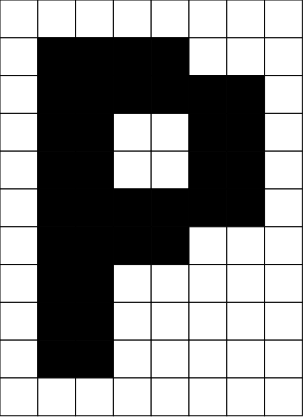

Write Python code to recreate this figure.
import numpy as np
from nonogram_solver import solver
from nonogram_solver.nonogram import Nonogram
import argparse

parser = argparse.ArgumentParser(description="Nonogram solver")
parser.add_argument("--verbose",action='store_true')
parser.add_argument("--addcontraints",action='store_true',help='add_puzzle_constraints arg to solver')
parser.add_argument("--svgout",help='svgoutfile',type=str)
subparsers=parser.add_subparsers(title='subcommands',dest='subparser_name')
jsongroup = subparsers.add_parser('json',help='JSON file input')
jsongroup.add_argument("--json", help="JSON File Path", required=True, type=str)
csvgroup = subparsers.add_parser('csv',help='CSV file input')
csvgroup.add_argument("--columncsv", help="Column Constraint File Path", required=True, type=str)
csvgroup.add_argument("--rowcsv", help="Row Constraint File Path", required=True, type=str)

args = parser.parse_args()

if not args.subparser_name:
    parser.print_help()
    exit(2)

nonogram = Nonogram()
nonogram.rows_constraints = []
nonogram.cols_constraints = []
nonogram.solution_list=[]

if args.subparser_name == 'json':
    import json
    with open(args.json) as jsonfile:  
        puzzle = json.load(jsonfile)
        if not puzzle['rows'] or not puzzle['columns']:
            print("No column or row info")
            exit(1)
        nonogram.n_cols=len(puzzle['columns'])
        nonogram.n_rows=len(puzzle['rows'])
        for c in puzzle['columns']:
            nonogram.cols_constraints.append(c)
        for r in puzzle['rows']:
            nonogram.rows_constraints.append(r)

if args.subparser_name == 'csv':
    import csv
    with open(args.columncsv, newline='') as columncsv:
        columns = csv.reader(columncsv, quoting=csv.QUOTE_NONNUMERIC)
        for row in columns:
            nonogram.cols_constraints.append(list(map(int, row)))
        nonogram.n_cols=len(nonogram.cols_constraints)
    with open(args.rowcsv, newline='') as rowcsv:
        rows = csv.reader(rowcsv, quoting=csv.QUOTE_NONNUMERIC)
        for row in rows:
            nonogram.rows_constraints.append(list(map(int, row)))
        nonogram.n_rows=len(nonogram.rows_constraints)

import io
from contextlib import redirect_stdout

verbose = io.StringIO()
with redirect_stdout(verbose):
    solveable, nonogram_solver = solver.solve(nonogram, add_puzzle_constraints=args.addcontraints)

if args.verbose:
    print(verbose.getvalue())
if solveable:
    print("The puzzle was solvable")
else:
    print("The puzzle was not solvable")

#import pprint
#pp = pprint.PrettyPrinter(indent=4)
#pp.pprint(nonogram_solver.puzzle_state)

for r in nonogram_solver.puzzle_state:
    print(*list(map(lambda x: '█' if x==1 else ' ', r)),sep='')


if args.svgout:
    import svgwrite
    from svgwrite import cm
    dwg = svgwrite.Drawing(args.svgout, profile='tiny')
    shapes = dwg.add(dwg.g(id='shapes', fill='white'))

    rc=0
    for r in nonogram_solver.puzzle_state:
        cc=0
        for c in r:
            if c == 1:
                shapes.add(dwg.rect(insert=(cc*cm, rc*cm), size=(1*cm, 1*cm), fill='black', stroke='black', stroke_width=1))
            else:
                shapes.add(dwg.rect(insert=(cc*cm, rc*cm), size=(1*cm, 1*cm), fill='white', stroke='black', stroke_width=1))
            cc=cc+1
        rc=rc+1
    dwg.save()
